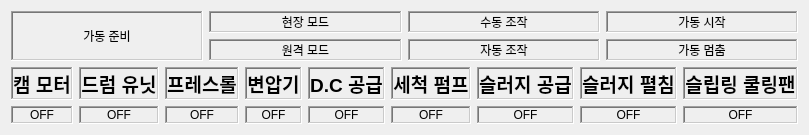
     <widget class="QWidget" name="tab_3">
      <attribute name="title">
       <string>가동 상황</string>
      </attribute>
      <layout class="QGridLayout" name="gridLayout_6">
       <item row="0" column="0" colspan="2">
        <layout class="QGridLayout" name="gridLayout_7">
         <item row="0" column="2">
          <spacer name="verticalSpacer_2">
           <property name="orientation">
            <enum>Qt::Vertical</enum>
           </property>
           <property name="sizeType">
            <enum>QSizePolicy::Fixed</enum>
           </property>
           <property name="sizeHint" stdset="0">
            <size>
             <width>20</width>
             <height>0</height>
            </size>
           </property>
          </spacer>
         </item>
         <item row="3" column="1">
          <widget class="QLabel" name="label_status3">
           <property name="frameShape">
            <enum>QFrame::WinPanel</enum>
           </property>
           <property name="frameShadow">
            <enum>QFrame::Sunken</enum>
           </property>
           <property name="text">
            <string>원격 모드</string>
           </property>
           <property name="alignment">
            <set>Qt::AlignCenter</set>
           </property>
          </widget>
         </item>
         <item row="2" column="1">
          <widget class="QLabel" name="label_status2">
           <property name="frameShape">
            <enum>QFrame::WinPanel</enum>
           </property>
           <property name="frameShadow">
            <enum>QFrame::Sunken</enum>
           </property>
           <property name="text">
            <string>현장 모드</string>
           </property>
           <property name="alignment">
            <set>Qt::AlignCenter</set>
           </property>
          </widget>
         </item>
         <item row="2" column="3">
          <widget class="QLabel" name="label_status6">
           <property name="frameShape">
            <enum>QFrame::WinPanel</enum>
           </property>
           <property name="frameShadow">
            <enum>QFrame::Sunken</enum>
           </property>
           <property name="text">
            <string>가동 시작</string>
           </property>
           <property name="alignment">
            <set>Qt::AlignCenter</set>
           </property>
          </widget>
         </item>
         <item row="3" column="3">
          <widget class="QLabel" name="label_status7">
           <property name="frameShape">
            <enum>QFrame::WinPanel</enum>
           </property>
           <property name="frameShadow">
            <enum>QFrame::Sunken</enum>
           </property>
           <property name="text">
            <string>가동 멈춤</string>
           </property>
           <property name="alignment">
            <set>Qt::AlignCenter</set>
           </property>
          </widget>
         </item>
         <item row="2" column="0" rowspan="2">
          <widget class="QLabel" name="label_status1">
           <property name="frameShape">
            <enum>QFrame::WinPanel</enum>
           </property>
           <property name="frameShadow">
            <enum>QFrame::Sunken</enum>
           </property>
           <property name="text">
            <string>가동 준비</string>
           </property>
           <property name="alignment">
            <set>Qt::AlignCenter</set>
           </property>
          </widget>
         </item>
         <item row="3" column="2">
          <widget class="QLabel" name="label_status5">
           <property name="frameShape">
            <enum>QFrame::WinPanel</enum>
           </property>
           <property name="frameShadow">
            <enum>QFrame::Sunken</enum>
           </property>
           <property name="text">
            <string>자동 조작</string>
           </property>
           <property name="alignment">
            <set>Qt::AlignCenter</set>
           </property>
          </widget>
         </item>
         <item row="2" column="2">
          <widget class="QLabel" name="label_status4">
           <property name="frameShape">
            <enum>QFrame::WinPanel</enum>
           </property>
           <property name="frameShadow">
            <enum>QFrame::Sunken</enum>
           </property>
           <property name="text">
            <string>수동 조작</string>
           </property>
           <property name="alignment">
            <set>Qt::AlignCenter</set>
           </property>
          </widget>
         </item>
         <item row="4" column="0">
          <layout class="QVBoxLayout" name="verticalLayout_12"/>
         </item>
        </layout>
       </item>
       <item row="1" column="0" colspan="2">
        <layout class="QGridLayout" name="gridLayout_8">
         <item row="0" column="8">
          <widget class="QLabel" name="label_44">
           <property name="font">
            <font>
             <pointsize>14</pointsize>
             <weight>75</weight>
             <bold>true</bold>
            </font>
           </property>
           <property name="frameShape">
            <enum>QFrame::WinPanel</enum>
           </property>
           <property name="frameShadow">
            <enum>QFrame::Sunken</enum>
           </property>
           <property name="text">
            <string>슬립링 쿨링팬</string>
           </property>
           <property name="alignment">
            <set>Qt::AlignCenter</set>
           </property>
          </widget>
         </item>
         <item row="1" column="0">
          <widget class="QLabel" name="label_status8">
           <property name="frameShape">
            <enum>QFrame::WinPanel</enum>
           </property>
           <property name="frameShadow">
            <enum>QFrame::Sunken</enum>
           </property>
           <property name="text">
            <string>OFF</string>
           </property>
           <property name="alignment">
            <set>Qt::AlignCenter</set>
           </property>
          </widget>
         </item>
         <item row="1" column="3">
          <widget class="QLabel" name="label_status11">
           <property name="frameShape">
            <enum>QFrame::WinPanel</enum>
           </property>
           <property name="frameShadow">
            <enum>QFrame::Sunken</enum>
           </property>
           <property name="text">
            <string>OFF</string>
           </property>
           <property name="alignment">
            <set>Qt::AlignCenter</set>
           </property>
          </widget>
         </item>
         <item row="1" column="1">
          <widget class="QLabel" name="label_status9">
           <property name="frameShape">
            <enum>QFrame::WinPanel</enum>
           </property>
           <property name="frameShadow">
            <enum>QFrame::Sunken</enum>
           </property>
           <property name="text">
            <string>OFF</string>
           </property>
           <property name="alignment">
            <set>Qt::AlignCenter</set>
           </property>
          </widget>
         </item>
         <item row="1" column="2">
          <widget class="QLabel" name="label_status10">
           <property name="frameShape">
            <enum>QFrame::WinPanel</enum>
           </property>
           <property name="frameShadow">
            <enum>QFrame::Sunken</enum>
           </property>
           <property name="text">
            <string>OFF</string>
           </property>
           <property name="alignment">
            <set>Qt::AlignCenter</set>
           </property>
          </widget>
         </item>
         <item row="1" column="4">
          <widget class="QLabel" name="label_status12">
           <property name="frameShape">
            <enum>QFrame::WinPanel</enum>
           </property>
           <property name="frameShadow">
            <enum>QFrame::Sunken</enum>
           </property>
           <property name="text">
            <string>OFF</string>
           </property>
           <property name="alignment">
            <set>Qt::AlignCenter</set>
           </property>
          </widget>
         </item>
         <item row="0" column="1">
          <widget class="QLabel" name="label_37">
           <property name="font">
            <font>
             <pointsize>14</pointsize>
             <weight>75</weight>
             <bold>true</bold>
            </font>
           </property>
           <property name="frameShape">
            <enum>QFrame::WinPanel</enum>
           </property>
           <property name="frameShadow">
            <enum>QFrame::Sunken</enum>
           </property>
           <property name="text">
            <string>드럼 유닛</string>
           </property>
           <property name="alignment">
            <set>Qt::AlignCenter</set>
           </property>
          </widget>
         </item>
         <item row="0" column="3">
          <widget class="QLabel" name="label_39">
           <property name="font">
            <font>
             <pointsize>14</pointsize>
             <weight>75</weight>
             <bold>true</bold>
            </font>
           </property>
           <property name="frameShape">
            <enum>QFrame::WinPanel</enum>
           </property>
           <property name="frameShadow">
            <enum>QFrame::Sunken</enum>
           </property>
           <property name="text">
            <string>변압기</string>
           </property>
           <property name="alignment">
            <set>Qt::AlignCenter</set>
           </property>
          </widget>
         </item>
         <item row="0" column="2">
          <widget class="QLabel" name="label_38">
           <property name="font">
            <font>
             <pointsize>14</pointsize>
             <weight>75</weight>
             <bold>true</bold>
            </font>
           </property>
           <property name="frameShape">
            <enum>QFrame::WinPanel</enum>
           </property>
           <property name="frameShadow">
            <enum>QFrame::Sunken</enum>
           </property>
           <property name="text">
            <string>프레스롤</string>
           </property>
           <property name="alignment">
            <set>Qt::AlignCenter</set>
           </property>
          </widget>
         </item>
         <item row="0" column="4">
          <widget class="QLabel" name="label_40">
           <property name="font">
            <font>
             <pointsize>14</pointsize>
             <weight>75</weight>
             <bold>true</bold>
            </font>
           </property>
           <property name="frameShape">
            <enum>QFrame::WinPanel</enum>
           </property>
           <property name="frameShadow">
            <enum>QFrame::Sunken</enum>
           </property>
           <property name="text">
            <string>D.C 공급</string>
           </property>
           <property name="alignment">
            <set>Qt::AlignCenter</set>
           </property>
          </widget>
         </item>
         <item row="0" column="6">
          <widget class="QLabel" name="label_42">
           <property name="font">
            <font>
             <pointsize>14</pointsize>
             <weight>75</weight>
             <bold>true</bold>
            </font>
           </property>
           <property name="frameShape">
            <enum>QFrame::WinPanel</enum>
           </property>
           <property name="frameShadow">
            <enum>QFrame::Sunken</enum>
           </property>
           <property name="text">
            <string>슬러지 공급</string>
           </property>
           <property name="alignment">
            <set>Qt::AlignCenter</set>
           </property>
          </widget>
         </item>
         <item row="0" column="5">
          <widget class="QLabel" name="label_41">
           <property name="font">
            <font>
             <pointsize>14</pointsize>
             <weight>75</weight>
             <bold>true</bold>
            </font>
           </property>
           <property name="frameShape">
            <enum>QFrame::WinPanel</enum>
           </property>
           <property name="frameShadow">
            <enum>QFrame::Sunken</enum>
           </property>
           <property name="text">
            <string>세척 펌프</string>
           </property>
           <property name="alignment">
            <set>Qt::AlignCenter</set>
           </property>
          </widget>
         </item>
         <item row="0" column="7">
          <widget class="QLabel" name="label_43">
           <property name="font">
            <font>
             <pointsize>14</pointsize>
             <weight>75</weight>
             <bold>true</bold>
            </font>
           </property>
           <property name="frameShape">
            <enum>QFrame::WinPanel</enum>
           </property>
           <property name="frameShadow">
            <enum>QFrame::Sunken</enum>
           </property>
           <property name="text">
            <string>슬러지 펼침</string>
           </property>
           <property name="alignment">
            <set>Qt::AlignCenter</set>
           </property>
          </widget>
         </item>
         <item row="0" column="0">
          <widget class="QLabel" name="label_36">
           <property name="font">
            <font>
             <pointsize>14</pointsize>
             <weight>75</weight>
             <bold>true</bold>
            </font>
           </property>
           <property name="frameShape">
            <enum>QFrame::WinPanel</enum>
           </property>
           <property name="frameShadow">
            <enum>QFrame::Sunken</enum>
           </property>
           <property name="text">
            <string>캠 모터</string>
           </property>
           <property name="alignment">
            <set>Qt::AlignCenter</set>
           </property>
          </widget>
         </item>
         <item row="1" column="5">
          <widget class="QLabel" name="label_status13">
           <property name="frameShape">
            <enum>QFrame::WinPanel</enum>
           </property>
           <property name="frameShadow">
            <enum>QFrame::Sunken</enum>
           </property>
           <property name="text">
            <string>OFF</string>
           </property>
           <property name="alignment">
            <set>Qt::AlignCenter</set>
           </property>
          </widget>
         </item>
         <item row="1" column="7">
          <widget class="QLabel" name="label_status15">
           <property name="frameShape">
            <enum>QFrame::WinPanel</enum>
           </property>
           <property name="frameShadow">
            <enum>QFrame::Sunken</enum>
           </property>
           <property name="text">
            <string>OFF</string>
           </property>
           <property name="alignment">
            <set>Qt::AlignCenter</set>
           </property>
          </widget>
         </item>
         <item row="1" column="6">
          <widget class="QLabel" name="label_status14">
           <property name="frameShape">
            <enum>QFrame::WinPanel</enum>
           </property>
           <property name="frameShadow">
            <enum>QFrame::Sunken</enum>
           </property>
           <property name="text">
            <string>OFF</string>
           </property>
           <property name="alignment">
            <set>Qt::AlignCenter</set>
           </property>
          </widget>
         </item>
         <item row="1" column="8">
          <widget class="QLabel" name="label_status16">
           <property name="frameShape">
            <enum>QFrame::WinPanel</enum>
           </property>
           <property name="frameShadow">
            <enum>QFrame::Sunken</enum>
           </property>
           <property name="text">
            <string>OFF</string>
           </property>
           <property name="alignment">
            <set>Qt::AlignCenter</set>
           </property>
          </widget>
         </item>
        </layout>
       </item>
      </layout>
     </widget>
